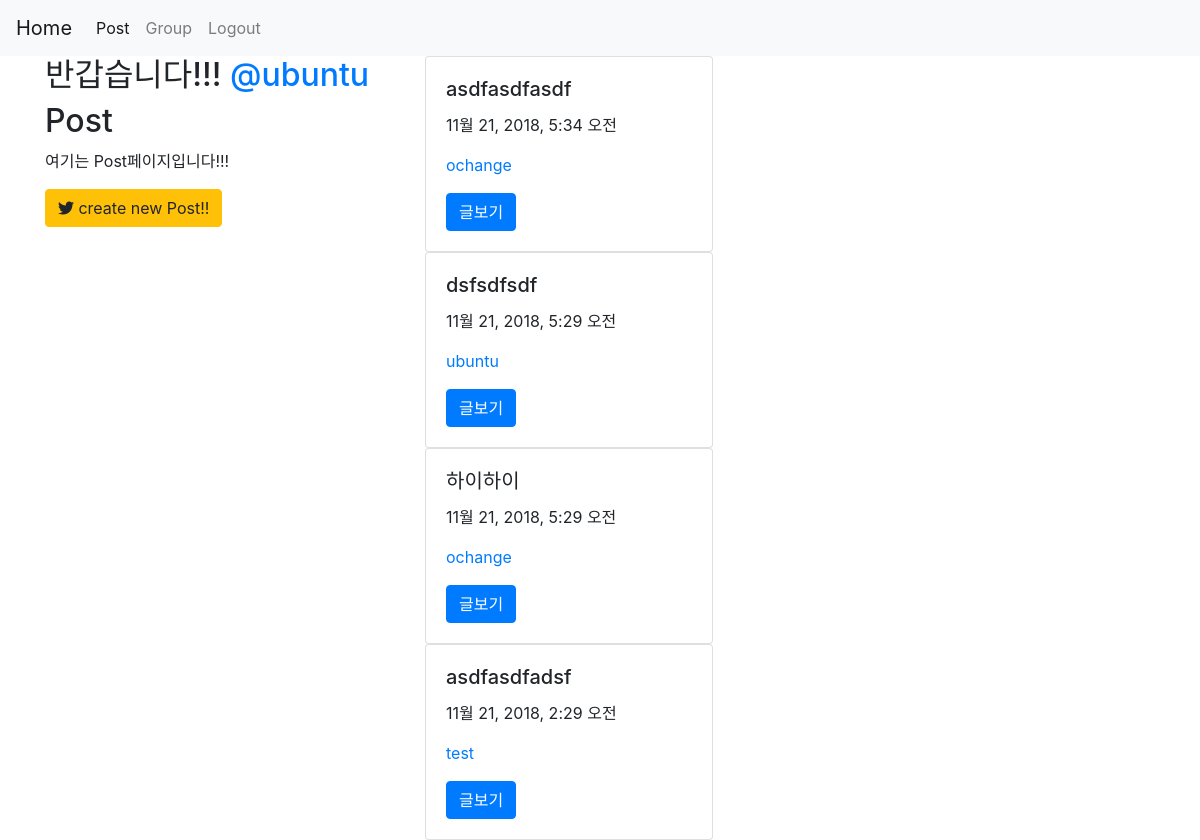
Screenshot of /posts/ (signed in) with the database file from the repository.
### posts/models.py (models this page shows, shortened)
class Post(models.Model):
    title = models.CharField(max_length=100)
    message = models.TextField()
    created_at = models.DateTimeField(auto_now=True)
    user = models.ForeignKey(User,on_delete=models.CASCADE)
    group = models.ForeignKey(Group,on_delete=models.CASCADE)
    class Meta:
        ordering=['-created_at']

### posts/views.py (the view)
# urls.py: path('',views.PostList.as_view(),name='list'),
class PostList(ListView):
    model = Post

### posts/templates/posts/post_list.html
{%extends 'posts/post_base.html'%}
{%block prepost%}
<div class="col-md-4">
    {% if user.is_authenticated %}
        <h2>
            반갑습니다!!!
            <a href="{%url 'posts:for_user' user.username%}">@{{user.username}}</a>
        </h2>
    {% endif %}
    <h2>Post</h2>
    <p>여기는 Post페이지입니다!!!</p>
    {% if user.is_authenticated %}
        <a href="{%url 'posts:create'%}" class="btn btn-warning">
            <i class="fab fa-twitter"></i>
            create new Post!!
        </a>
    {% endif %}
</div>
{%endblock%}
{%block post_content%}
<div class="col-md-8">
    {% for post in post_list %}
        {%include 'posts/_post.html'%}
    {% endfor %}
</div>
{%endblock%}

### posts/templates/posts/_post.html
<div class="card" style="width: 18rem;">
  <div class="card-body">
    <h5 class="card-title">{{post.title}}</h5>
    <p class="card-text">{{post.created_at}}</p>
    <p class="card-text">
        <a href="{%url 'posts:for_user' post.user.username%}">
        {{post.user.username}}
        </a>
    </p>
    <a href="{%url 'posts:detail' username=post.user.username pk=post.pk %}" class="btn btn-primary">글보기</a>
  </div>
</div>

### rows the page displays
Post: title "asdfasdfasdf", created_at "11월 21, 2018, 5:34 오전", user.username "ochange"
Post: title "dsfsdfsdf", created_at "11월 21, 2018, 5:29 오전", user.username "ubuntu"
Post: title "하이하이", created_at "11월 21, 2018, 5:29 오전", user.username "ochange"
Post: title "asdfasdfadsf", created_at "11월 21, 2018, 2:29 오전", user.username "test"

### other values shown
{{ user.username }} "ubuntu"
